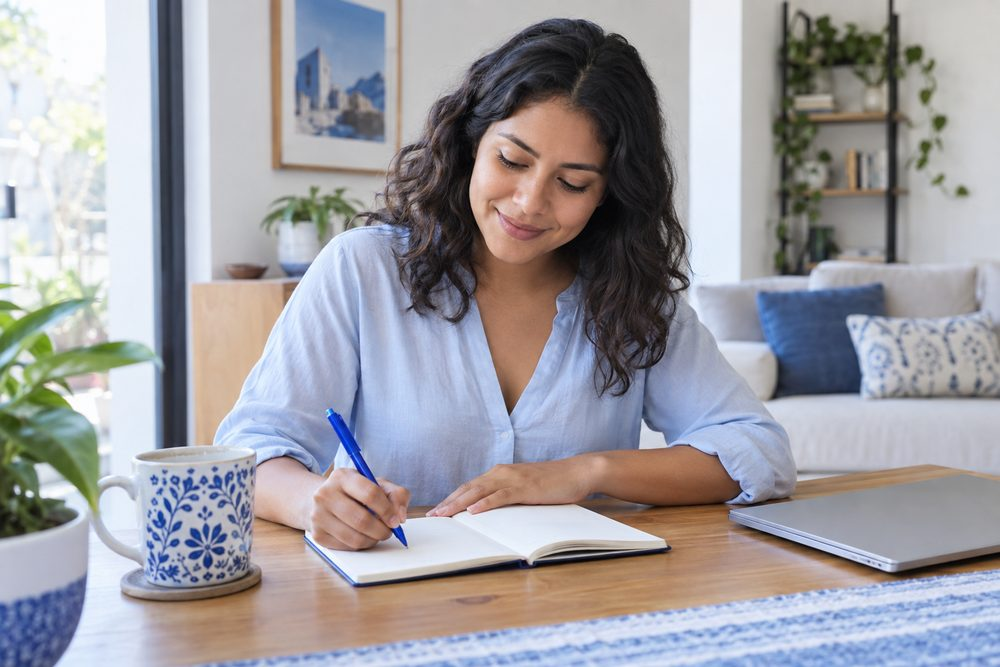
#> input picture assets-master/aguinaldo.jpg, 1000 x 667 px; its folder holds 4 pictures in this run
$ python verificar-imagenes.py
#> lines starting #> are read from the running program, lines starting #| are printed output that depends on the picture
#!/usr/bin/env python3
"""Comprueba que cada variante generada corresponda a SU master.

Por que existe: las variantes se llaman igual siempre (finiquito-768.webp),
asi que si un master cambia y solo se regeneran algunos anchos, la misma
calculadora termina sirviendo dos fotos distintas segun el tamano de
pantalla, sin que nada falle. Nos paso: cuatro masters de alta resolucion
fueron sobrescritos por sus versiones viejas de 1000 px al sincronizar el
repo, y quedaron mezcladas.

Compara cada variante contra el master reducido al mismo tamano y mide la
diferencia media por canal. Fotos iguales dan un valor muy bajo aunque
cambie la compresion; fotos distintas se disparan.

    python3 scripts/verificar-imagenes.py
"""

from pathlib import Path
import sys

try:
    from PIL import Image, ImageChops, ImageStat
except ImportError:
    sys.exit("Falta Pillow. Instala con: pip3 install --user pillow")

RAIZ = Path(__file__).resolve().parent.parent
MASTERS = RAIZ / "assets-master"
GEN = RAIZ / "public" / "images" / "gen"

# Por encima de esto la variante ya no es la misma fotografia.
TOLERANCIA = 12.0

COMPARA = (96, 64)


def huella(im):
    return im.convert("RGB").resize(COMPARA, Image.LANCZOS)


def main():
    problemas, revisadas = [], 0

    for master in sorted(MASTERS.glob("*.jpg")):
        with Image.open(master) as im:
#> im is the input picture: PIL image 1000x667 RGB; mean R, G, B 158.6, 157.4, 163.1
            ref = huella(im)
#> in huella, `return im.convert("RGB").resize(COMPARA, Image.LANCZOS)`:
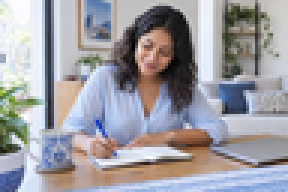
#> returned value: PIL image 96x64 RGB (shown 3 times larger); mean R, G, B 158.6, 157.4, 163.1

        for variante in sorted(GEN.glob(f"{master.stem}-*")):
            # No confundir "finiquito-768" con "finiquito-movil-768".
            resto = variante.stem[len(master.stem) + 1:]
            if not resto.isdigit():
                continue

            with Image.open(variante) as v:
                dif = ImageChops.difference(ref, huella(v))
            media = sum(ImageStat.Stat(dif).mean) / 3
            revisadas += 1

            if media > TOLERANCIA:
                problemas.append(f"{variante.name}: no corresponde a {master.name} (diferencia {media:.1f})")
#> pass 2 of the loop in main, `for master in sorted(MASTERS.glob("*.jpg")):`:
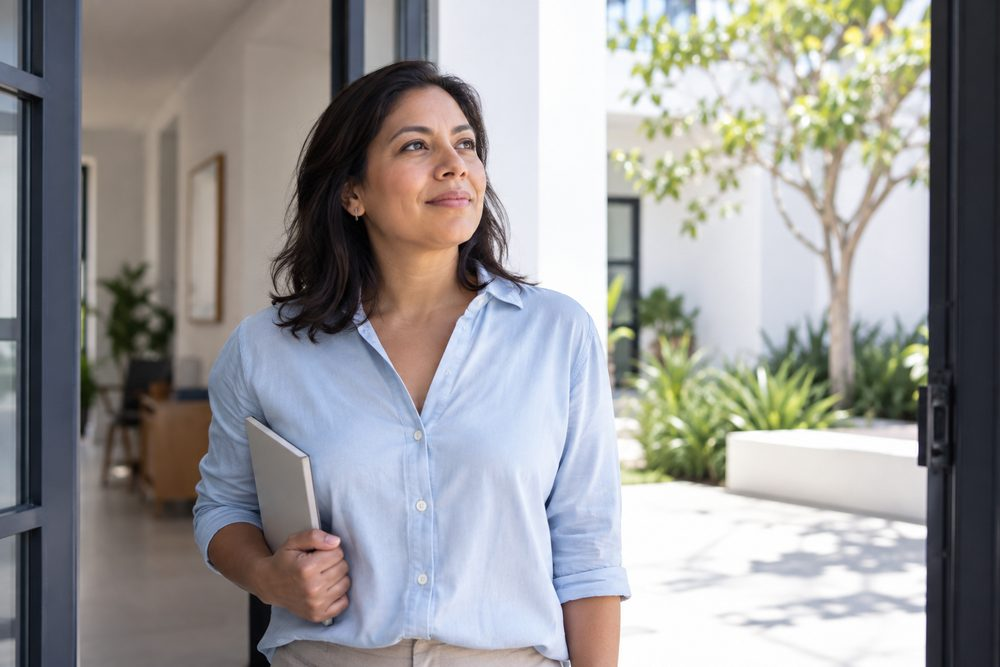
#> input picture assets-master/finiquito.jpg, 1000 x 667 px
#> in main, im is the input picture: PIL image 1000x667 RGB; mean R, G, B 153.3, 152.1, 151.8
#> in huella (call 2), `return im.convert("RGB").resize(COMPARA, Image.LANCZOS)`:
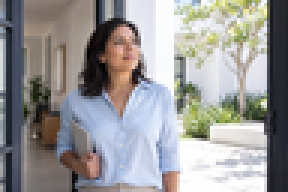
#> returned value: PIL image 96x64 RGB (shown 3 times larger); mean R, G, B 153.3, 152.1, 151.8
#> pass 3 of the loop in main, `for master in sorted(MASTERS.glob("*.jpg")):`:
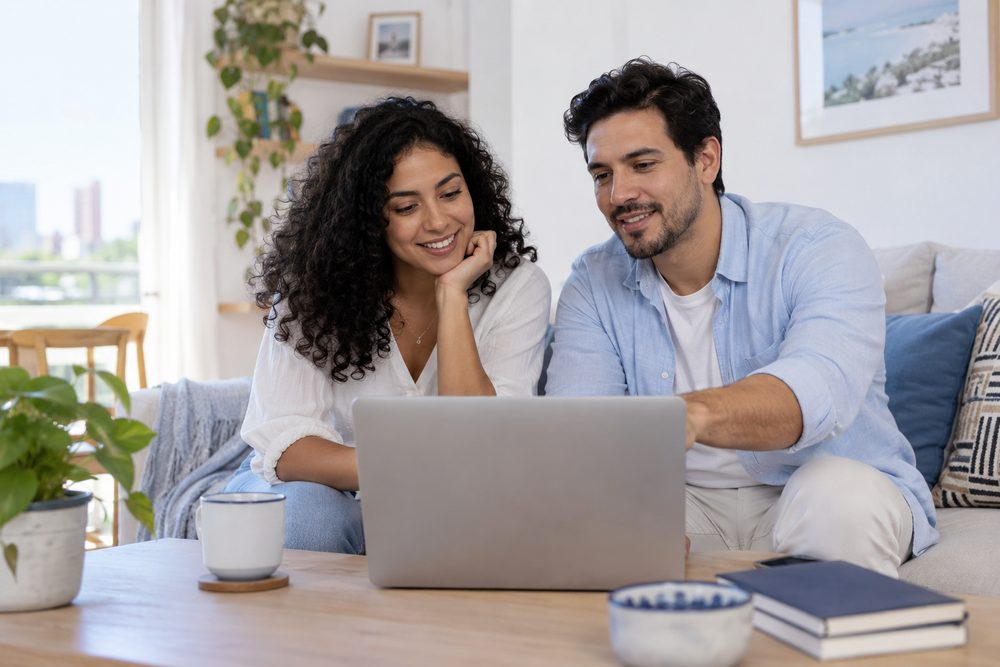
#> input picture assets-master/inicio.jpg, 1000 x 667 px
#> in main, im is the input picture: PIL image 1000x667 RGB; mean R, G, B 166.2, 161.1, 161.7
#> in huella (call 3), `return im.convert("RGB").resize(COMPARA, Image.LANCZOS)`:
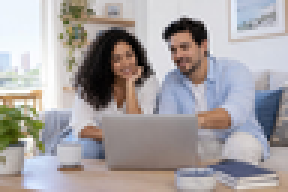
#> returned value: PIL image 96x64 RGB (shown 3 times larger); mean R, G, B 166.2, 161.1, 161.7
#> the loop made 4 passes; the first 3 are shown

    if problemas:
        print("\nVariantes que no corresponden a su master:")
        for p in problemas:
            print(f"  - {p}")
        print("\nRegenera con: python3 scripts/generar-imagenes.py\n")
        sys.exit(1)

    print(f"{revisadas} variantes revisadas: todas corresponden a su master.")


main()
